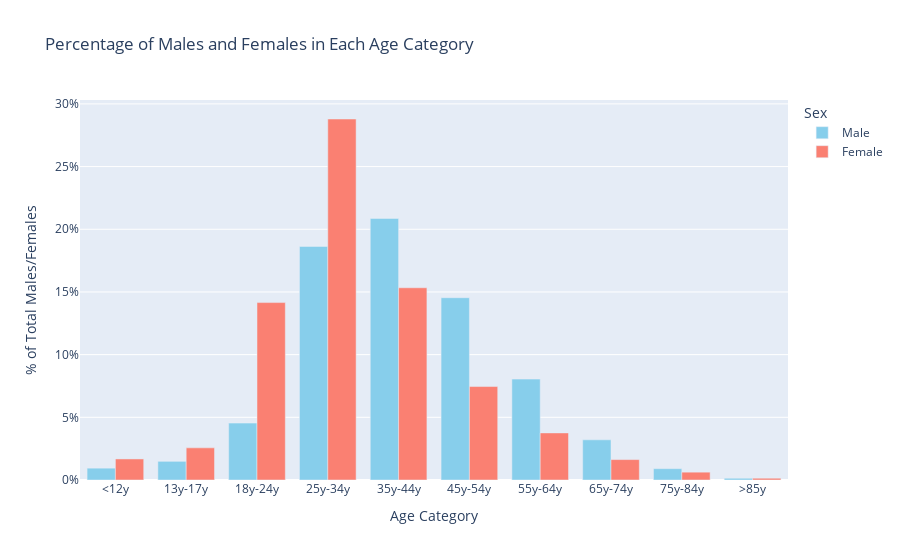

Notebook cell for this chart:
### Markdown cell above
##### Find the top 3 names by sex for each age category

### Code cell
age_bins = [0, 12, 17, 24, 34, 44, 54, 64, 74, 84, 100]
age_labels = [
    '<12y', '13y-17y', '18y-24y', '25y-34y', '35y-44y', 
    '45y-54y', '55y-64y', '65y-74y', '75y-84y', '>85y'
]

kept_names['age_category'] = pd.cut(kept_names['Actor_age'], bins=age_bins, labels=age_labels, right=False)

age_sex_counts = kept_names.groupby(['age_category', 'Sex']).size().unstack(fill_value=0)
total_counts = kept_names['Sex'].value_counts()
age_sex_percentage = age_sex_counts.div(total_counts, axis=1) * 100

top_names = (
    kept_names.groupby(['age_category', 'Sex'])['Character_name']
    .apply(lambda x: x.value_counts().head(3).index.tolist())
    .unstack(fill_value=[])
)

fig = go.Figure()

for sex in ['M', 'F']:
    fig.add_trace(go.Bar(
        x=age_labels,
        y=age_sex_percentage[sex],
        name='Male' if sex == 'M' else 'Female',
        marker_color='skyblue' if sex == 'M' else 'salmon',
        hovertext=[f"Top names: {', '.join(top_names.loc[age, sex])}" for age in age_labels],
        hoverinfo="text"
    ))

fig.update_layout(
    title='Percentage of Males and Females in Each Age Category',
    xaxis_title='Age Category',
    yaxis_title='% of Total Males/Females',
    barmode='group',
    xaxis=dict(tickvals=age_labels, tickangle=0),
    yaxis=dict(ticksuffix='%'),
    legend=dict(title="Sex")
)

fig.show()

### Figure 1 — Plotly figure (JSON) as saved in the notebook; plotly's stock layout.template omitted (floating-point values rounded to 4 significant figures)
{"data": [{"hoverinfo": "text", "hovertext": ["Top names: Michael, Mickey, Kid", "Top names: Kid, Charlie, Tom", "Top names: Paul, Danny, Michael", "Top names: John, David, Tom", "Top names: John, David, Tom", "Top names: John, George, Robert", "Top names: John, George, James", "Top names: John, George, Charles", "Top names: John, Max, Arthur", "Top names: Donald, Robert, Edward"], "marker": {"color": "skyblue"}, "name": "Male", "type": "bar", "x": ["<12y", "13y-17y", "18y-24y", "25y-34y", "35y-44y", "45y-54y", "55y-64y", "65y-74y", "75y-84y", ">85y"], "y": [0.9436, 1.489, 4.538, 18.63, 20.86, 14.54, 8.05, 3.204, 0.9038, 0.1387]}, {"hoverinfo": "text", "hovertext": ["Top names: Susan, Katie, Sarah", "Top names: Sarah, Alice, Samantha", "Top names: Priya, Mary, Julie", "Top names: Sarah, Kate, Lisa", "Top names: Sarah, Susan, Kate", "Top names: Helen, Sarah, Martha", "Top names: Helen, Margaret, Barbara", "Top names: Martha, Grace, Helen", "Top names: Mary, Minerva, May", "Top names: Annie, Mme, Dadi"], "marker": {"color": "salmon"}, "name": "Female", "type": "bar", "x": ["<12y", "13y-17y", "18y-24y", "25y-34y", "35y-44y", "45y-54y", "55y-64y", "65y-74y", "75y-84y", ">85y"], "y": [1.679, 2.564, 14.15, 28.8, 15.33, 7.455, 3.756, 1.628, 0.6248, 0.1408]}], "layout": {"barmode": "group", "legend": {"title": {"text": "Sex"}}, "title": {"text": "Percentage of Males and Females in Each Age Category"}, "xaxis": {"tickangle": 0, "tickvals": ["<12y", "13y-17y", "18y-24y", "25y-34y", "35y-44y", "45y-54y", "55y-64y", "65y-74y", "75y-84y", ">85y"], "title": {"text": "Age Category"}}, "yaxis": {"ticksuffix": "%", "title": {"text": "% of Total Males/Females"}}}}
